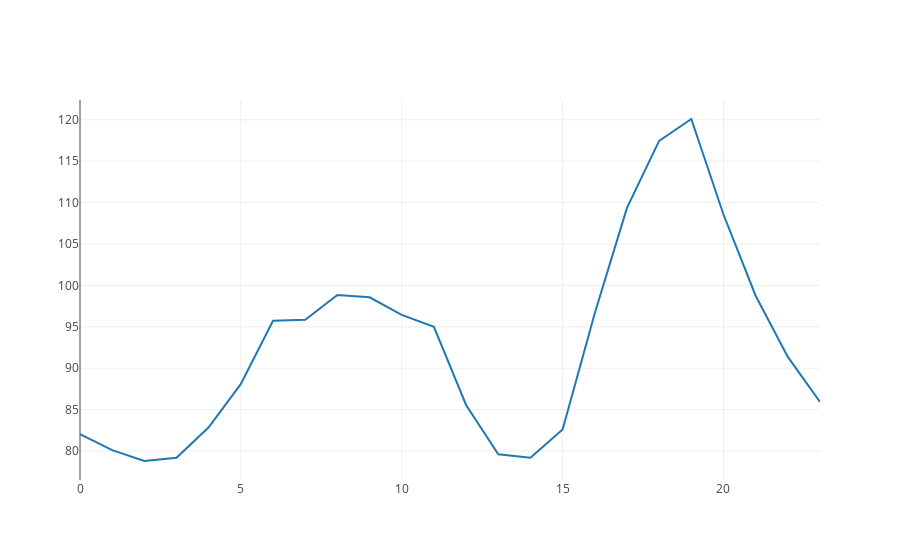

Notebook cell for this chart:
### Code cell
def precioHistoricoPromedioPorHora = {
    val df = dfMercados
        .select("Valor_Mercado_Spot", "Fecha")
        .groupBy(date_format(col("Fecha"), "HH").as("Hora"))
        .agg(avg("Valor_Mercado_Spot").as("PromedioPorHora"))
        .orderBy(col("Hora"))

    val seqPrecioEnergia = df.select("PromedioPorHora").as[Double].collect.toSeq
    val seqAños = df.select("Hora").as[String].collect.toSeq

    val trace =  Scatter(seqAños, seqPrecioEnergia, name = "€/MWh")
     
    val data = Seq(trace)
    plot(data)
}
precioHistoricoPromedioPorHora

### Figure 1 — Plotly figure (JSON) as saved in the notebook; plotly's stock layout.template omitted (floating-point values rounded to 4 significant figures)
{"data": [{"name": "€/MWh", "type": "scatter", "x": ["00", "01", "02", "03", "04", "05", "06", "07", "08", "09", "10", "11", "12", "13", "14", "15", "16", "17", "18", "19", "20", "21", "22", "23"], "y": [82.05, 80.1, 78.79, 79.19, 82.86, 88.1, 95.73, 95.84, 98.85, 98.57, 96.43, 95.0, 85.56, 79.61, 79.2, 82.59, 96.64, 109.4, 117.5, 120.1, 108.6, 98.75, 91.37, 85.94]}], "layout": {"autosize": true, "xaxis": {"autorange": true, "range": [0, 23], "type": "linear"}, "yaxis": {"autorange": true, "range": [76.5, 122.4], "type": "linear"}}}
